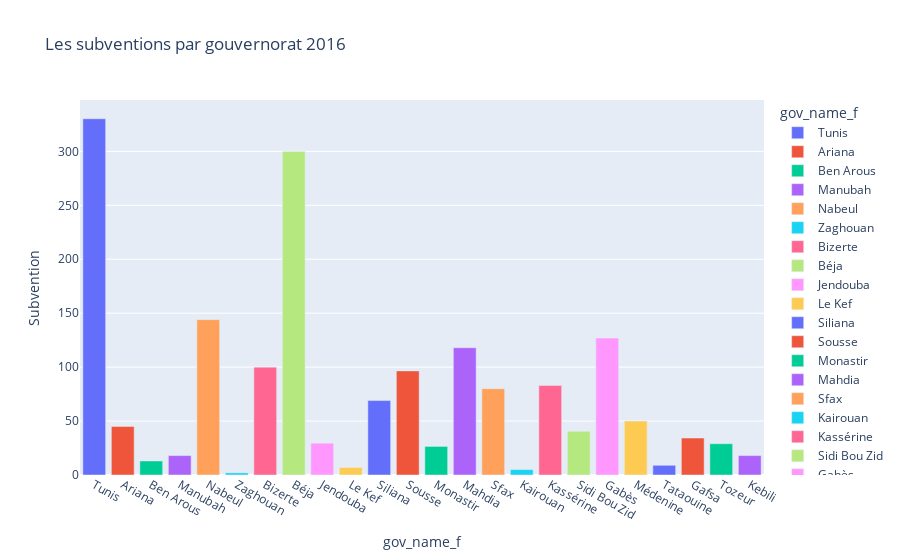

This figure's notebook cell:
### Code cell
df1=pd.read_csv('subventions-cadre-financement-public-associations-2016-gouv.csv')
df1.loc[7,'Subvention']=300 #Modification d'une valeur fausse 
px.bar(df1, x='gov_name_f', y='Subvention',color='gov_name_f',title='     Les subventions par gouvernorat 2016')

### Figure 1 — Plotly figure (JSON) as saved in the notebook; plotly's stock layout.template omitted (floating-point values rounded to 4 significant figures)
{"data": [{"alignmentgroup": "True", "hovertemplate": "gov_name_f=%{x}<br>Subvention=%{y}<extra></extra>", "legendgroup": "Tunis", "marker": {"color": "#636efa"}, "name": "Tunis", "offsetgroup": "Tunis", "orientation": "v", "showlegend": true, "textposition": "auto", "type": "bar", "x": ["Tunis"], "xaxis": "x", "y": [330.2], "yaxis": "y"}, {"alignmentgroup": "True", "hovertemplate": "gov_name_f=%{x}<br>Subvention=%{y}<extra></extra>", "legendgroup": "Ariana", "marker": {"color": "#EF553B"}, "name": "Ariana", "offsetgroup": "Ariana", "orientation": "v", "showlegend": true, "textposition": "auto", "type": "bar", "x": ["Ariana"], "xaxis": "x", "y": [45], "yaxis": "y"}, {"alignmentgroup": "True", "hovertemplate": "gov_name_f=%{x}<br>Subvention=%{y}<extra></extra>", "legendgroup": "Ben Arous", "marker": {"color": "#00cc96"}, "name": "Ben Arous", "offsetgroup": "Ben Arous", "orientation": "v", "showlegend": true, "textposition": "auto", "type": "bar", "x": ["Ben Arous"], "xaxis": "x", "y": [13], "yaxis": "y"}, {"alignmentgroup": "True", "hovertemplate": "gov_name_f=%{x}<br>Subvention=%{y}<extra></extra>", "legendgroup": "Manubah", "marker": {"color": "#ab63fa"}, "name": "Manubah", "offsetgroup": "Manubah", "orientation": "v", "showlegend": true, "textposition": "auto", "type": "bar", "x": ["Manubah"], "xaxis": "x", "y": [18], "yaxis": "y"}, {"alignmentgroup": "True", "hovertemplate": "gov_name_f=%{x}<br>Subvention=%{y}<extra></extra>", "legendgroup": "Nabeul", "marker": {"color": "#FFA15A"}, "name": "Nabeul", "offsetgroup": "Nabeul", "orientation": "v", "showlegend": true, "textposition": "auto", "type": "bar", "x": ["Nabeul"], "xaxis": "x", "y": [144], "yaxis": "y"}, {"alignmentgroup": "True", "hovertemplate": "gov_name_f=%{x}<br>Subvention=%{y}<extra></extra>", "legendgroup": "Zaghouan", "marker": {"color": "#19d3f3"}, "name": "Zaghouan", "offsetgroup": "Zaghouan", "orientation": "v", "showlegend": true, "textposition": "auto", "type": "bar", "x": ["Zaghouan"], "xaxis": "x", "y": [2], "yaxis": "y"}, {"alignmentgroup": "True", "hovertemplate": "gov_name_f=%{x}<br>Subvention=%{y}<extra></extra>", "legendgroup": "Bizerte", "marker": {"color": "#FF6692"}, "name": "Bizerte", "offsetgroup": "Bizerte", "orientation": "v", "showlegend": true, "textposition": "auto", "type": "bar", "x": ["Bizerte"], "xaxis": "x", "y": [100], "yaxis": "y"}, {"alignmentgroup": "True", "hovertemplate": "gov_name_f=%{x}<br>Subvention=%{y}<extra></extra>", "legendgroup": "Béja", "marker": {"color": "#B6E880"}, "name": "Béja", "offsetgroup": "Béja", "orientation": "v", "showlegend": true, "textposition": "auto", "type": "bar", "x": ["Béja"], "xaxis": "x", "y": [300], "yaxis": "y"}, {"alignmentgroup": "True", "hovertemplate": "gov_name_f=%{x}<br>Subvention=%{y}<extra></extra>", "legendgroup": "Jendouba", "marker": {"color": "#FF97FF"}, "name": "Jendouba", "offsetgroup": "Jendouba", "orientation": "v", "showlegend": true, "textposition": "auto", "type": "bar", "x": ["Jendouba"], "xaxis": "x", "y": [29.5], "yaxis": "y"}, {"alignmentgroup": "True", "hovertemplate": "gov_name_f=%{x}<br>Subvention=%{y}<extra></extra>", "legendgroup": "Le Kef", "marker": {"color": "#FECB52"}, "name": "Le Kef", "offsetgroup": "Le Kef", "orientation": "v", "showlegend": true, "textposition": "auto", "type": "bar", "x": ["Le Kef"], "xaxis": "x", "y": [7], "yaxis": "y"}, {"alignmentgroup": "True", "hovertemplate": "gov_name_f=%{x}<br>Subvention=%{y}<extra></extra>", "legendgroup": "Siliana", "marker": {"color": "#636efa"}, "name": "Siliana", "offsetgroup": "Siliana", "orientation": "v", "showlegend": true, "textposition": "auto", "type": "bar", "x": ["Siliana"], "xaxis": "x", "y": [69], "yaxis": "y"}, {"alignmentgroup": "True", "hovertemplate": "gov_name_f=%{x}<br>Subvention=%{y}<extra></extra>", "legendgroup": "Sousse", "marker": {"color": "#EF553B"}, "name": "Sousse", "offsetgroup": "Sousse", "orientation": "v", "showlegend": true, "textposition": "auto", "type": "bar", "x": ["Sousse"], "xaxis": "x", "y": [96.5], "yaxis": "y"}, {"alignmentgroup": "True", "hovertemplate": "gov_name_f=%{x}<br>Subvention=%{y}<extra></extra>", "legendgroup": "Monastir", "marker": {"color": "#00cc96"}, "name": "Monastir", "offsetgroup": "Monastir", "orientation": "v", "showlegend": true, "textposition": "auto", "type": "bar", "x": ["Monastir"], "xaxis": "x", "y": [26.5], "yaxis": "y"}, {"alignmentgroup": "True", "hovertemplate": "gov_name_f=%{x}<br>Subvention=%{y}<extra></extra>", "legendgroup": "Mahdia", "marker": {"color": "#ab63fa"}, "name": "Mahdia", "offsetgroup": "Mahdia", "orientation": "v", "showlegend": true, "textposition": "auto", "type": "bar", "x": ["Mahdia"], "xaxis": "x", "y": [118], "yaxis": "y"}, {"alignmentgroup": "True", "hovertemplate": "gov_name_f=%{x}<br>Subvention=%{y}<extra></extra>", "legendgroup": "Sfax", "marker": {"color": "#FFA15A"}, "name": "Sfax", "offsetgroup": "Sfax", "orientation": "v", "showlegend": true, "textposition": "auto", "type": "bar", "x": ["Sfax"], "xaxis": "x", "y": [80], "yaxis": "y"}, {"alignmentgroup": "True", "hovertemplate": "gov_name_f=%{x}<br>Subvention=%{y}<extra></extra>", "legendgroup": "Kairouan", "marker": {"color": "#19d3f3"}, "name": "Kairouan", "offsetgroup": "Kairouan", "orientation": "v", "showlegend": true, "textposition": "auto", "type": "bar", "x": ["Kairouan"], "xaxis": "x", "y": [5], "yaxis": "y"}, {"alignmentgroup": "True", "hovertemplate": "gov_name_f=%{x}<br>Subvention=%{y}<extra></extra>", "legendgroup": "Kassérine", "marker": {"color": "#FF6692"}, "name": "Kassérine", "offsetgroup": "Kassérine", "orientation": "v", "showlegend": true, "textposition": "auto", "type": "bar", "x": ["Kassérine"], "xaxis": "x", "y": [83], "yaxis": "y"}, {"alignmentgroup": "True", "hovertemplate": "gov_name_f=%{x}<br>Subvention=%{y}<extra></extra>", "legendgroup": "Sidi Bou Zid", "marker": {"color": "#B6E880"}, "name": "Sidi Bou Zid", "offsetgroup": "Sidi Bou Zid", "orientation": "v", "showlegend": true, "textposition": "auto", "type": "bar", "x": ["Sidi Bou Zid"], "xaxis": "x", "y": [40.5], "yaxis": "y"}, {"alignmentgroup": "True", "hovertemplate": "gov_name_f=%{x}<br>Subvention=%{y}<extra></extra>", "legendgroup": "Gabès", "marker": {"color": "#FF97FF"}, "name": "Gabès", "offsetgroup": "Gabès", "orientation": "v", "showlegend": true, "textposition": "auto", "type": "bar", "x": ["Gabès"], "xaxis": "x", "y": [127], "yaxis": "y"}, {"alignmentgroup": "True", "hovertemplate": "gov_name_f=%{x}<br>Subvention=%{y}<extra></extra>", "legendgroup": "Médenine", "marker": {"color": "#FECB52"}, "name": "Médenine", "offsetgroup": "Médenine", "orientation": "v", "showlegend": true, "textposition": "auto", "type": "bar", "x": ["Médenine"], "xaxis": "x", "y": [50], "yaxis": "y"}, {"alignmentgroup": "True", "hovertemplate": "gov_name_f=%{x}<br>Subvention=%{y}<extra></extra>", "legendgroup": "Tataouine", "marker": {"color": "#636efa"}, "name": "Tataouine", "offsetgroup": "Tataouine", "orientation": "v", "showlegend": true, "textposition": "auto", "type": "bar", "x": ["Tataouine"], "xaxis": "x", "y": [9], "yaxis": "y"}, {"alignmentgroup": "True", "hovertemplate": "gov_name_f=%{x}<br>Subvention=%{y}<extra></extra>", "legendgroup": "Gafsa", "marker": {"color": "#EF553B"}, "name": "Gafsa", "offsetgroup": "Gafsa", "orientation": "v", "showlegend": true, "textposition": "auto", "type": "bar", "x": ["Gafsa"], "xaxis": "x", "y": [34.3], "yaxis": "y"}, {"alignmentgroup": "True", "hovertemplate": "gov_name_f=%{x}<br>Subvention=%{y}<extra></extra>", "legendgroup": "Tozeur", "marker": {"color": "#00cc96"}, "name": "Tozeur", "offsetgroup": "Tozeur", "orientation": "v", "showlegend": true, "textposition": "auto", "type": "bar", "x": ["Tozeur"], "xaxis": "x", "y": [29], "yaxis": "y"}, {"alignmentgroup": "True", "hovertemplate": "gov_name_f=%{x}<br>Subvention=%{y}<extra></extra>", "legendgroup": "Kebili", "marker": {"color": "#ab63fa"}, "name": "Kebili", "offsetgroup": "Kebili", "orientation": "v", "showlegend": true, "textposition": "auto", "type": "bar", "x": ["Kebili"], "xaxis": "x", "y": [18], "yaxis": "y"}], "layout": {"barmode": "relative", "legend": {"title": {"text": "gov_name_f"}, "tracegroupgap": 0}, "title": {"text": "     Les subventions par gouvernorat 2016"}, "xaxis": {"anchor": "y", "categoryarray": ["Tunis", "Ariana", "Ben Arous", "Manubah", "Nabeul", "Zaghouan", "Bizerte", "Béja", "Jendouba", "Le Kef", "Siliana", "Sousse", "Monastir", "Mahdia", "Sfax", "Kairouan", "Kassérine", "Sidi Bou Zid", "Gabès", "Médenine", "Tataouine", "Gafsa", "Tozeur", "Kebili"], "categoryorder": "array", "domain": [0, 1], "title": {"text": "gov_name_f"}}, "yaxis": {"anchor": "x", "domain": [0, 1], "title": {"text": "Subvention"}}}}
